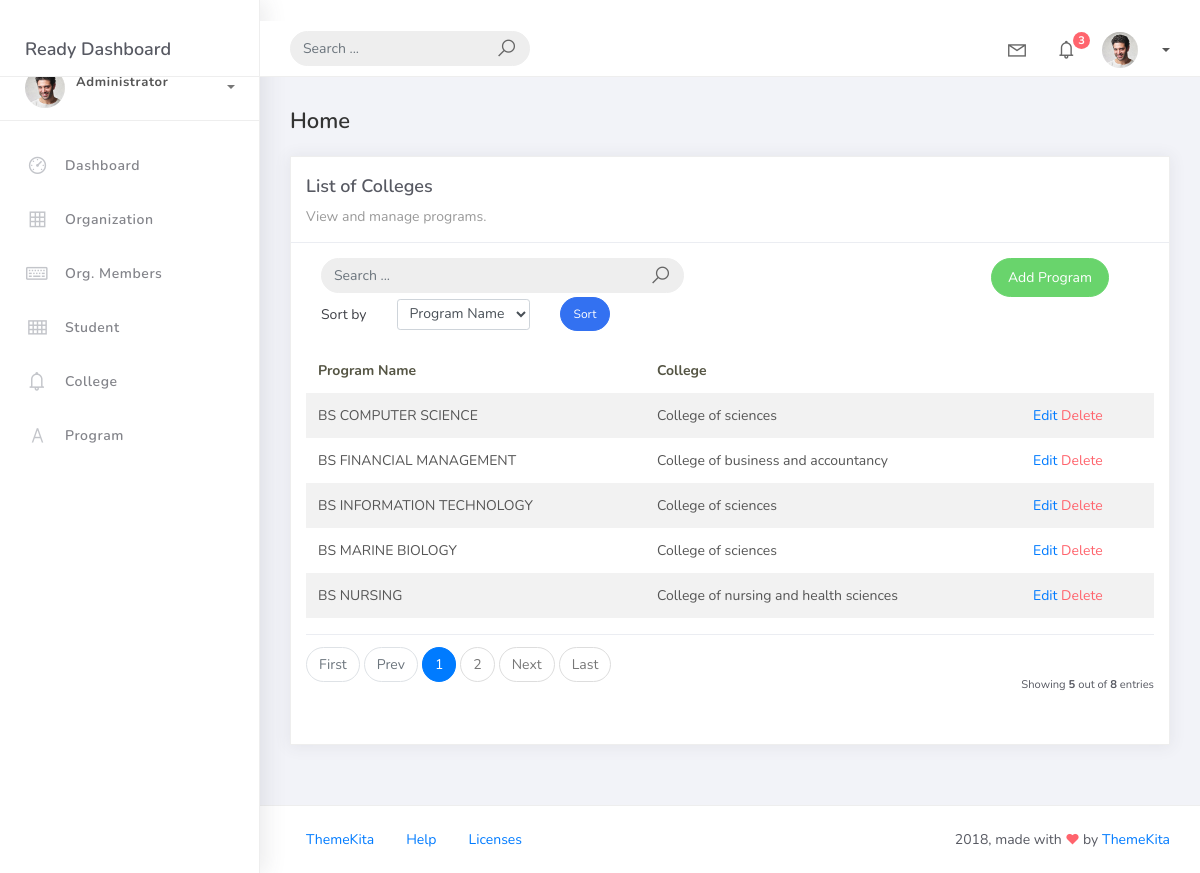
The page /program_list on the database its author committed.
### studentorg/models.py (models this page shows, shortened)
class BaseModel(models.Model):
    created_at = models.DateTimeField(auto_now_add=True, db_index=True)
    updated_at = models.DateTimeField(auto_now=True)
    class Meta:
        abstract = True

class Program(BaseModel):
    prog_name = models.CharField(max_length=150)
    college = models.ForeignKey(College, on_delete=models.CASCADE)

class College(BaseModel):
    college_name = models.CharField(max_length=150)
    def __str__(self):
        return self.college_name

### studentorg/views.py (the view)
# urls.py: path("program_list", views.ProgramListView.as_view(), name="program_list"),
class ProgramListView(ListView):
    model = Program
    context_object_name = "program"
    template_name = "program_list.html"
    paginate_by = 5
    def get_queryset(self):
        qs = super().get_queryset()
        query = self.request.GET.get("q")
        if query:
            qs = qs.filter(
                Q(prog_name__icontains=query) |
                Q(college__college_name__icontains=query)
            )
        return qs
    def get_ordering(self):
        allowed = ["prog_name", "college__college_name"]
        sort_by = self.request.GET.get("sort_by")
        if sort_by in allowed:
           return sort_by
        return "prog_name"

### templates/program_list.html (shortened to what this page needs)
{% extends 'base.html' %} {% load static %} {% block content %}
<div class="content">
    <div class="container-fluid">
        <h4 class="page-title">Home</h4>
        <div class="row">
            <div class="col-md-12">
                <div class="card">
                    <div class="card-header">
                        <div class="card-title">
                            List of Colleges
                        </div>
                        <div class="card-category">
                            View and manage programs.
                        </div>
                    </div>
                    <div class="card-body">
                        <div class="col-md-12 row">
                            <div class="col-md-6">
                                <form
                                    class="navbar-left navbar-form nav-search mr-md-3" action="{% url "program-list" %}">
                                    <div class="input-group">
                                        <input type="text" placeholder="Search ..." class="form-control" name="q" />
                                        <div class="input-group-append">
                                            <span class="input-group-text">
                                                <i class="la la-search search-icon"></i>
                                            </span>
                                        </div>
                                    </div>
                                </form>
                            </div>
                            <div class="col-md-6">
                                <div class="pull-right">
                                    <a href="{% url 'program-add' %}" class="btn btn-success btn-rounded">
                                        Add Program
                                    </a>
                                </div>
                            </div>
                        </div>
                        <div class="col-md-12">
                            <form method="get" class="row g-2 align-items-center">
                                <div class="col-auto">
                                    <label for="smallSelect" class="col-form-label">
                                        Sort by
                                    </label>
                                </div>
                                <div class="col-auto">
                                    <select
                                        class="form-control form-control-sm"
                                        id="smallSelect"
                                        name="sort_by"
                                    >
                                        <option value="prog_name" {% if request.GET.sort_by == "prog_name" %}selected{% endif %}>Program Name</option>
                                    </select>
                                </div>
                                <div class="col-auto">
                                    <button
                                        type="submit"
                                        class="btn btn-primary btn-sm btn-rounded"
                                    >
                                        Sort
                                    </button>
                                </div>
                            </form>
                        </div>
                        <table class="table table-striped mt-3">
                            <thead>
                                <tr>
                                    <th scope="col">Program Name</th>
                                    <th scope="col">College</th>
                                </tr>
                            </thead>
                            <tbody>
                                {% for object in object_list %}
                                <tr>
                                    <td>{{ object.prog_name }}</td>
                                    <td>{{ object.college }}</td>
                                    <td>
                                        <a href="program_list/{{ object.id }}">
                                            Edit
                                        </a>
                                        <a
                                            href="program_list/{{ object.id }}/delete"
                                            class="text-danger"
                                        >
                                            Delete
                                        </a>
                                    </td>
                                </tr>
                                {% endfor %}
                            </tbody>
                        </table>
                        {% include 'includes/pagination.html' %}
                    </div>
                </div>
            </div>
        </div>
    </div>
</div>
{% endblock %}

### rows shown on the page
Program: prog_name "BS COMPUTER SCIENCE", college "College of sciences"
Program: prog_name "BS FINANCIAL MANAGEMENT", college "College of business and accountancy"
Program: prog_name "BS INFORMATION TECHNOLOGY", college "College of sciences"
Program: prog_name "BS MARINE BIOLOGY", college "College of sciences"
Program: prog_name "BS NURSING", college "College of nursing and health sciences"

### other values the page prints
{{ page_num }} "1"
{{ page_num }} "2"
{{ object_list.count }} "5"
{{ paginator.count }} "8"
